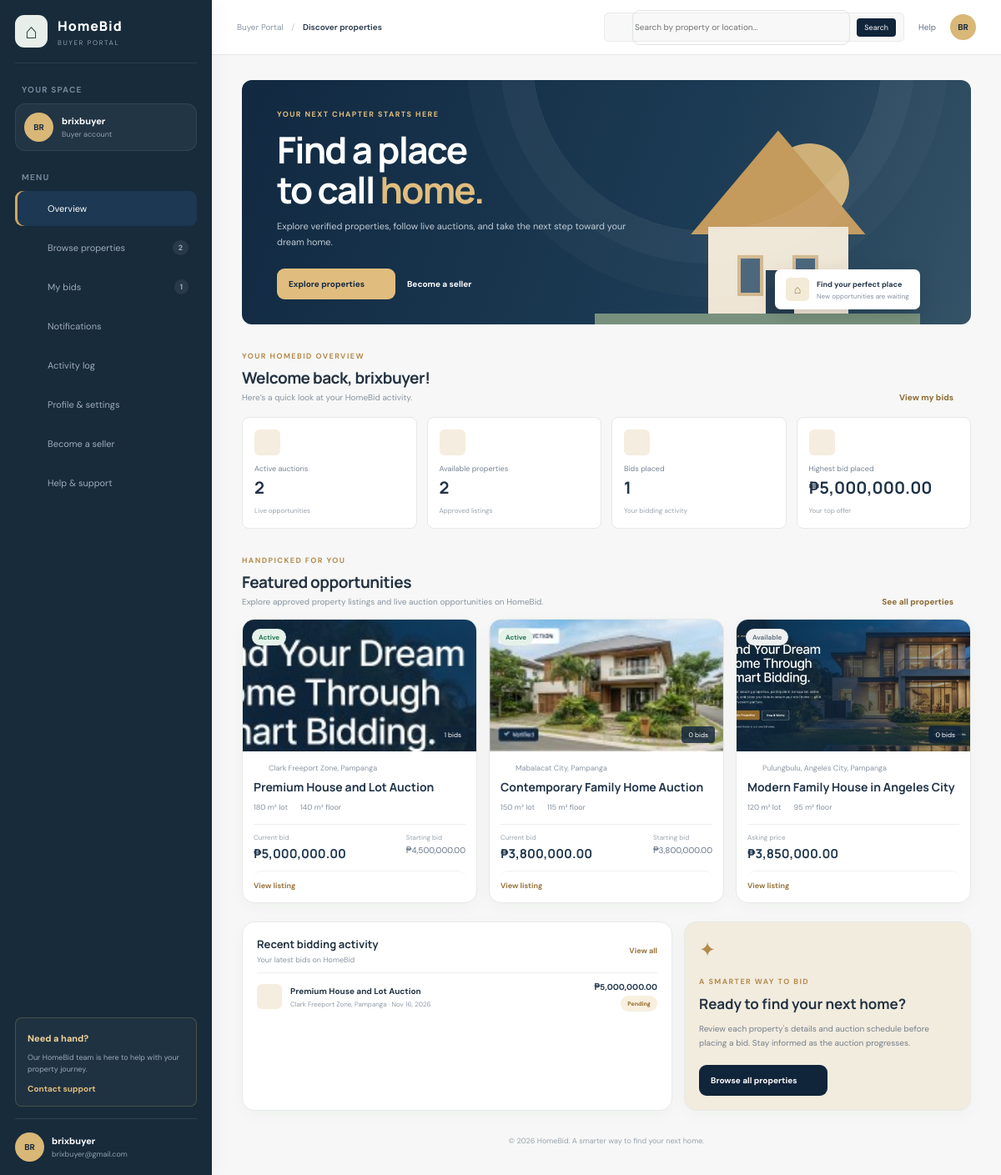
Screenshot of /buyer/dashboard.php (signed in) with the database file from the repository.
### tables this page shows
CREATE TABLE `users` (
  `id` int(11) NOT NULL,
  `username` varchar(50) NOT NULL,
  `email` varchar(100) NOT NULL,
  `google_id` varchar(255) DEFAULT NULL,
  `password` varchar(255) NOT NULL,
  `role` enum('Administrator','Staff','Buyer','Client') NOT NULL DEFAULT 'Buyer',
  `verification_token` varchar(64) DEFAULT NULL,
  `is_verified` tinyint(1) NOT NULL DEFAULT 0,
  `created_at` timestamp NOT NULL DEFAULT current_timestamp(),
  `first_name` varchar(80) DEFAULT NULL,
  `last_name` varchar(80) DEFAULT NULL,
  `phone_number` varchar(30) DEFAULT NULL,
  `mailing_address` varchar(255) DEFAULT NULL,
  `email_notifications` tinyint(1) NOT NULL DEFAULT 1,
  `auction_notifications` tinyint(1) NOT NULL DEFAULT 1,
  `marketing_notifications` tinyint(1) NOT NULL DEFAULT 0
);

CREATE TABLE `auctions` (
  `id` int(11) NOT NULL,
  `property_id` int(11) NOT NULL,
  `starting_bid` decimal(12,2) NOT NULL,
  `current_bid` decimal(12,2) NOT NULL,
  `highest_bidder_id` int(11) DEFAULT NULL,
  `start_time` datetime NOT NULL,
  `end_time` datetime NOT NULL,
  `status` enum('upcoming','active','ended','cancelled') DEFAULT 'upcoming',
  `review_status` enum('pending','admin_approval','needs_revision','approved') NOT NULL DEFAULT 'approved',
  `review_feedback` text DEFAULT NULL,
  `reviewed_by` int(11) DEFAULT NULL,
  `reviewed_at` datetime DEFAULT NULL,
  `created_at` timestamp NOT NULL DEFAULT current_timestamp()
);

CREATE TABLE `properties` (
  `id` int(11) NOT NULL,
  `user_id` int(11) NOT NULL,
  `title` varchar(150) NOT NULL,
  `description` text NOT NULL,
  `category` varchar(80) DEFAULT NULL,
  `location` varchar(255) NOT NULL,
  `region` varchar(100) DEFAULT NULL,
  `province` varchar(150) DEFAULT NULL,
  `city` varchar(150) DEFAULT NULL,
  `barangay` varchar(150) DEFAULT NULL,
  `lot_number` varchar(100) DEFAULT NULL,
  `lot_area` decimal(10,2) NOT NULL,
  `floor_area` decimal(10,2) NOT NULL,
  `price` decimal(12,2) NOT NULL,
  `status` enum('Available','Reserved','Sold','Auction') NOT NULL DEFAULT 'Available',
  `image_path` varchar(255) DEFAULT NULL,
  `is_featured` tinyint(1) NOT NULL DEFAULT 0,
  `created_at` timestamp NOT NULL DEFAULT current_timestamp(),
  `is_approved` tinyint(1) NOT NULL DEFAULT 0,
  `review_status` enum('pending','admin_approval','needs_revision','approved') NOT NULL DEFAULT 'pending',
  `review_feedback` text DEFAULT NULL,
  `reviewed_by` int(11) DEFAULT NULL,
  `reviewed_at` datetime DEFAULT NULL,
  `submission_type` enum('listing','auction') NOT NULL DEFAULT 'listing',
  `latitude` decimal(10,8) DEFAULT NULL,
  `longitude` decimal(11,8) DEFAULT NULL
);

CREATE TABLE `bids` (
  `id` int(11) NOT NULL,
  `property_id` int(11) NOT NULL,
  `user_id` int(11) NOT NULL,
  `bid_amount` decimal(12,2) NOT NULL,
  `status` enum('Pending','Accepted','Rejected','Outbid') NOT NULL DEFAULT 'Pending',
  `created_at` timestamp NOT NULL DEFAULT current_timestamp()
);

### buyer/dashboard.php (the view, shortened to what the rows shown need)
<?php
require_once __DIR__.'/../config/auth.php';
$userId=require_roles(['Buyer']);
require_once __DIR__.'/../config/db.php';
function bh($v):string{return htmlspecialchars((string)($v??''),ENT_QUOTES,'UTF-8');}
function buyer_money($v):string{return '₱'.number_format((float)$v,2);}
function buyer_rows(mysqli $conn,string $sql,array $args=[]):array{$s = hb_query($conn, $sql, $args);return hb_fetch_all($s);}
function buyer_one(mysqli $conn,string $sql,array $args=[]):array{$s = hb_query($conn, $sql, $args);return hb_fetch_one($s)?:[];}
function buyer_icon(string $name,int $size=18):string{
$paths=[
'home'=>'<path d="m3 10 9-7 9 7v10a1 1 0 0 1-1 1h-5v-6H9v6H4a1 1 0 0 1-1-1z"/>',
'search'=>'<circle cx="11" cy="11" r="7"/><path d="m20 20-4-4"/>',
'gavel'=>'<path d="m14 13-7 7-3-3 7-7m4-6 5 5m-7-3 5 5m-6-8 9 9"/>',
'heart'=>'<path d="M20.8 4.6a5.5 5.5 0 0 0-7.8 0L12 5.7l-1.1-1.1a5.5 5.5 0 0 0-7.8 7.8l1.1 1.1L12 21l7.8-7.5 1.1-1.1a5.5 5.5 0 0 0-.1-7.8Z"/>',
'bell'=>'<path d="M18 8a6 6 0 0 0-12 0c0 7-3 7-3 9h18c0-2-3-2-3-9M10 21h4"/>',
'arrow'=>'<path d="M5 12h14m-6-6 6 6-6 6"/>',
'chevron'=>'<path d="m9 18 6-6-6-6"/>',
'building'=>'<path d="M4 21V7l8-4 8 4v14M8 10h2m4 0h2M8 14h2m4 0h2M9 21v-3h6v3"/>',
'clock'=>'<circle cx="12" cy="12" r="9"/><path d="M12 7v5l3 2"/>',
'check'=>'<path d="m5 12 4 4L19 6"/>',
'menu'=>'<path d="M4 7h16M4 12h16M4 17h16"/>',
'logout'=>'<path d="M10 17l5-5-5-5m5 5H3m9-9h6a2 2 0 0 1 2 2v14a2 2 0 0 1-2 2h-6"/>',
'filter'=>'<path d="M4 6h16M7 12h10m-7 6h4"/>',
'trend'=>'<path d="m3 17 6-6 4 4 8-8"/><path d="M15 7h6v6"/>'
];
return '<svg width="'.$size.'" height="'.$size.'" viewBox="0 0 24 24" fill="none" stroke="currentColor" stroke-width="1.8" stroke-linecap="round" stroke-linejoin="round">'.($paths[$name]??$paths['home']).'</svg>';
}
function buyer_badge(string $status):string{$v=strtolower($status);$cls=in_array($v,['active','approved','winning','won'],true)?'green':(in_array($v,['upcoming','pending'],true)?'amber':'gray');return '<span class="status '.$cls.'">'.bh(ucfirst($status)).'</span>';}
$account=buyer_one($conn,'SELECT username,email FROM users WHERE id=?',[$userId]);
$username=$account['username']??'Buyer';
$initials=strtoupper(substr(preg_replace('/[^a-z0-9]/i','',$username)?:'HB',0,2));
$tab=$_GET['tab']??'home';
$search=trim((string)($_GET['q']??''));
$browseSql="SELECT a.id auction_id,a.status auction_status,a.starting_bid,a.current_bid,a.start_time,a.end_time,p.id AS property_id,
 p.title,p.location,p.description,p.region,p.province,p.city,p.lot_area,p.floor_area,p.price,p.image_path,
 (SELECT COUNT(*) FROM bids b WHERE b.property_id=p.id) bid_count
 FROM properties p
 LEFT JOIN auctions a ON a.id=(SELECT a2.id FROM auctions a2 WHERE a2.property_id=p.id ORDER BY a2.id DESC LIMIT 1)
 WHERE p.is_approved=1 AND p.review_status='approved'
 AND ((p.status='Available') OR (p.status='Auction' AND a.review_status='approved' AND a.status IN ('active','upcoming')))
 AND (p.title LIKE ? OR p.location LIKE ? OR p.description LIKE ?)";
$browseArgs=['%'.$search.'%','%'.$search.'%','%'.$search.'%'];
$browseSql.=" ORDER BY CASE WHEN a.status='active' THEN 0 WHEN a.status='upcoming' THEN 1 ELSE 2 END, COALESCE(a.end_time,p.created_at) ASC LIMIT 100";
$auctions=buyer_rows($conn,$browseSql,$browseArgs);
$stats=buyer_one($conn,"SELECT
 (SELECT COUNT(*) FROM auctions a JOIN properties p ON p.id=a.property_id WHERE p.is_approved=1 AND p.review_status='approved' AND a.review_status='approved' AND p.status='Auction' AND a.status='active') active_auctions,
 (SELECT COUNT(*) FROM properties WHERE is_approved=1 AND review_status='approved' AND status='Available') available_properties,
 (SELECT COUNT(*) FROM bids WHERE user_id=?) bids_placed,
 (SELECT COALESCE(MAX(bid_amount),0) FROM bids WHERE user_id=?) highest_bid",[$userId,$userId]);
$myBids=buyer_rows($conn,"SELECT b.id,b.bid_amount,b.status bid_status,b.created_at,p.title,p.location,a.id auction_id,a.highest_bidder_id,a.status auction_status,a.current_bid,a.end_time,p.image_path,
  EXISTS(SELECT 1 FROM checkout_payments cp WHERE cp.auction_id=a.id AND cp.user_id=b.user_id AND cp.status='paid') AS auction_paid,
  (SELECT cp.id FROM checkout_payments cp WHERE cp.auction_id=a.id AND cp.user_id=b.user_id AND cp.status='paid' ORDER BY cp.id DESC LIMIT 1) AS auction_payment_id
  FROM bids b JOIN properties p ON p.id=b.property_id
  LEFT JOIN auctions a ON a.id=(SELECT a2.id FROM auctions a2 WHERE a2.property_id=p.id ORDER BY a2.id DESC LIMIT 1)
  WHERE b.user_id=? ORDER BY b.created_at DESC LIMIT 100",[$userId]);
$recentBids=array_slice($myBids,0,4);
$tabTitles=['home'=>'Discover properties','browse'=>'Browse properties','my-bids'=>'My bidding activity','notifications'=>'Notifications','activity'=>'Activity log'];
?>
<!doctype html>
<html lang="en">
<head>
    <link rel="stylesheet" href="styles.css?v=buyer-filters-fixed-20261117">
</head>
<body>
    <aside class="sidebar" id="sidebar">
        <div class="account-mini"><span
                class="avatar"><?=bh($initials)?></span><span><b><?=bh($username)?></b><small>Buyer
                    account</small></span></div>
        <nav><a class="<?=$tab==='home'?'active':''?>"
                href="dashboard.php"><?=buyer_icon('home')?><span>Overview</span></a>
                </nav>
        <div class="side-bottom">
            <div class="side-profile"><span
                    class="avatar"><?=bh($initials)?></span><span><b><?=bh($username)?></b><small><?=bh($account['email']??'')?></small></span>
                <form method="post" action="../logout.php"><input type="hidden" name="csrf_token"
                        value="<?=bh(csrf_token())?>"><button title="Log out"><?=buyer_icon('logout',17)?></button>
                </form>
            </div>
        </div>
    </aside>
    <div class="main">
        <header class="topbar">
            <div class="crumb">Buyer Portal <span>/</span> <b><?=bh($tabTitles[$tab])?></b></div>
            <form class="top-search" method="get"><input type="hidden" name="tab"
                    value="browse"><?=buyer_icon('search',16)?><input name="q" value="<?=bh($search)?>"
                    placeholder="Search by property or location..."><button></button></form><a class="top-help"
                href="../index.php#contact">Help</a><span class="top-avatar"><?=bh($initials)?></span>
        </header>
        <main class="content">
            <?php if($tab==='home'):?>
            <section class="hero">
                <div class="hero-copy"><span class="eyebrow">YOUR NEXT CHAPTER STARTS HERE</span>
                    <h1>Find a place<br>to call <em>home.</em></h1>
                    <p>Explore verified properties, follow live auctions, and take the next step toward your dream home.
                    </p><div class="hero-actions"><a class="btn gold" href="?tab=browse">Explore properties <?=buyer_icon('arrow',15)?></a><a class="btn" href="seller-application.php">Become a seller <?=buyer_icon('arrow',15)?></a></div>
                </div>
                <div class="hero-art">
                    <div class="hero-house">
                        <div class="sun"></div>
                        <div class="house-roof"></div>
                        <div class="house-body"><span></span><span></span><i></i></div>
                        <div class="house-ground"></div>
                    </div>
                    <div class="hero-note"><span class="note-icon">⌂</span><span><b>Find your perfect
                                place</b><small>New opportunities are waiting</small></span></div>
                </div>
            </section>
            <div class="section-heading">
                <div><span class="eyebrow">YOUR HOMEBID OVERVIEW</span>
                    <h2>Welcome back, <?=bh($username)?>!</h2>
                    <p>Here’s a quick look at your HomeBid activity.</p>
                </div><a class="text-link" href="?tab=my-bids">View my bids <?=buyer_icon('arrow',14)?></a>
            </div>
            <section class="stats">
                <?php foreach([['Active auctions',(int)$stats['active_auctions'],'Live opportunities','gavel'],['Available properties',(int)$stats['available_properties'],'Approved listings','building'],['Bids placed',(int)$stats['bids_placed'],'Your bidding activity','check'],['Highest bid placed',buyer_money($stats['highest_bid']),'Your top offer','trend']] as [$label,$value,$hint,$icon]):?>
                <article class="stat"><span
                        class="stat-icon"><?=buyer_icon($icon??'home')?></span><small><?=bh($label)?></small><strong><?=is_numeric($value)&&$label!=='Highest bid placed'?number_format((int)$value):bh($value)?></strong><span
                        class="stat-hint"><?=bh($hint)?></span></article><?php endforeach;?></section>
            <section class="section-block">
                <div class="section-heading">
                    <div><span class="eyebrow">HANDPICKED FOR YOU</span>
                        <h2>Featured opportunities</h2>
                        <p>Explore approved property listings and live auction opportunities on HomeBid.</p>
                    </div><a class="text-link" href="?tab=browse">See all properties <?=buyer_icon('arrow',14)?></a>
                </div>
                <div class="property-grid">
                    <?php foreach(array_slice($auctions,0,3) as $p):?><article class="property-card">
                        <div class="property-photo"><?php if(!empty($p['image_path'])):?><img
                                src="<?=bh(str_starts_with($p['image_path'],'http')?$p['image_path']:'../'.ltrim($p['image_path'],'/'))?>"
                                alt="<?=bh($p['title'])?>"><?php else:?><div class="photo-placeholder">⌂</div>
                            <?php endif;?><?=!empty($p['auction_id'])?buyer_badge($p['auction_status']):buyer_badge('Available')?><span
                                class="bid-count"><?=number_format((int)$p['bid_count'])?> bids</span></div>
                        <div class="property-info"><span class="location"><?=buyer_icon('home',13)?>
                                <?=bh($p['location'])?></span>
                            <h3><?=bh($p['title'])?></h3>
                            <div class="specs"><span><?=number_format((float)$p['lot_area'],0)?> m²
                                    lot</span><span><?=number_format((float)$p['floor_area'],0)?> m² floor</span></div>
                            <div class="price-line">
                                <div><small><?=!empty($p['auction_id'])?'Current bid':'Asking price'?></small><b><?=buyer_money(!empty($p['auction_id'])?($p['current_bid']?:$p['starting_bid']):$p['price'])?></b></div>
                                <?php if(!empty($p['auction_id'])):?><div><small>Starting bid</small><span><?=buyer_money($p['starting_bid'])?></span></div><?php endif;?>
                            </div><a class="card-link" href="../property-view.php?id=<?= (int)$p['property_id'] ?>">View listing
                                <?=buyer_icon('arrow',14)?></a>
                        </div>
                    </article><?php endforeach;?></div>
            </section>
            <section class="bottom-grid">
                <article class="activity-panel">
                    <div class="panel-heading">
                        <div>
                            <h2>Recent bidding activity</h2>
                            <p>Your latest bids on HomeBid</p>
                        </div><a href="?tab=my-bids">View all</a>
                    </div><?php if(!$recentBids):?><div class="empty-state compact">You haven't placed any bids yet.
                        Browse properties to find your next opportunity.</div><?php else:foreach($recentBids as $b):?>
                    <div class="bid-row"><span class="bid-icon"><?=buyer_icon('gavel',16)?></span><span
                            class="bid-detail"><b><?=bh($b['title'])?></b><small><?=bh($b['location'])?> ·
                                <?=date('M j, Y',strtotime($b['created_at']))?></small></span><span
                            class="bid-price"><?=buyer_money($b['bid_amount'])?><small><?=buyer_badge($b['bid_status'])?></small></span>
                    </div><?php endforeach;endif;?>
                </article>
                <article class="tip-panel"><span class="tip-mark">✦</span><span class="eyebrow">A SMARTER WAY TO
                        BID</span>
                    <h2>Ready to find your next home?</h2>
                    <p>Review each property's details and auction schedule before placing a bid. Stay informed as the
                        auction progresses.</p><a class="btn dark" href="?tab=browse">Browse all properties
                        <?=buyer_icon('arrow',14)?></a>
                </article>
            </section>
            <?php endif;?>
        </main>
    </div>
</body>
</html>

### rows the page displays
users: username "BR", username "brixbuyer", email "brixbuyer@gmail.com"
auctions: property.image_path (picture), status "Active", bid_count "1", $size 13 (drawn), property.location "Clark Freeport Zone, Pampanga", property.title "Premium House and Lot Auction", property.lot_area "180", property.floor_area "140", shows "Current bid", id+current_bid "₱5,000,000.00", starting_bid "₱4,500,000.00"
auctions: property.image_path (picture), status "Active", bid_count "0", $size 13 (drawn), property.location "Mabalacat City, Pampanga", property.title "Contemporary Family Home Auction", property.lot_area "150", property.floor_area "115", shows "Current bid", id+current_bid "₱3,800,000.00", starting_bid "₱3,800,000.00"
properties: image_path (picture), bid_count "0", $size 13 (drawn), location "Pulungbulu, Angeles City, Pampanga", title "Modern Family House in Angeles City", lot_area "120", floor_area "95", shows "Asking price", price "₱3,850,000.00"
bids: $size 16 (drawn), property.title "Premium House and Lot Auction", property.location "Clark Freeport Zone, Pampanga", created_at "Nov 16, 2026", bid_amount "₱5,000,000.00", status "Pending"

### other values shown
$stats['available_properties'] "2"
$stats['bids_placed'] "1"
bh($tabTitles[$tab]) "Discover properties"
bh($label) "Active auctions"
$value "2"
bh($hint) "Live opportunities"
bh($label) "Available properties"
bh($hint) "Approved listings"
bh($label) "Bids placed"
$value "1"
bh($hint) "Your bidding activity"
bh($label) "Highest bid placed"
bh($value) "₱5,000,000.00"
bh($hint) "Your top offer"
